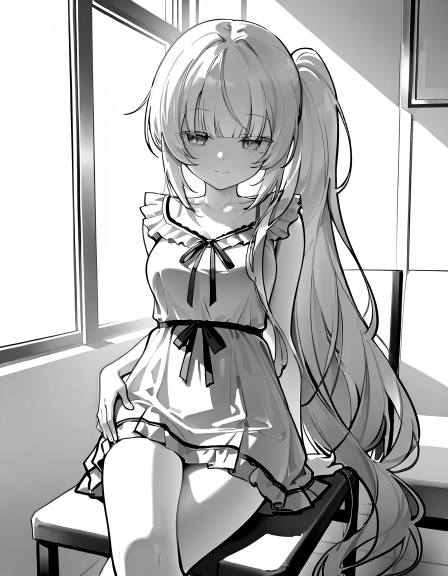
#> input picture designs/nyalume-home-art/images/manga.webp, 896 x 1152 px (shown at 1/2 size)
$ python pet_skin_cut.py ../../designs/nyalume-home-art/images/manga.webp
#> lines starting #> are read from the running program, lines starting #| are printed output that depends on the picture; after the words box and inside, x2 and y2 are one past the last pixel; in counts of white or black regions, pixels touching at a corner belong together
"""把 ComfyUI 生成的纯色背景图处理成桌宠透明 PNG 皮肤。

用法：
    python build_skin.py <input.png> [input2.png ...]

处理：自动采样图片边框的背景主色 → 只删除“从边缘连进来的背景连通区域”
（避免误伤主体内部的相似色，如腮红/白毛高光）→ 边缘柔化 →
裁掉空边 → 缩放到正方形画布（默认 300x300）→ 输出
user_pets/nyalume/idle_<n>.png + _preview_<n>.png（棋盘格预览）。

--hard / --soft 控制删除阈值，出图不理想时再调。
"""

import argparse
from pathlib import Path

import numpy as np
from scipy import ndimage
from PIL import Image, ImageDraw

OUT_DIR = Path(__file__).resolve().parent


def border_key_rgb(img: Image.Image) -> np.ndarray:
    """取 8px 边框的均值作为背景主色。"""
    a = np.asarray(img.convert("RGB"), dtype=np.float32)
    border = np.concatenate(
        [
            a[:8].reshape(-1, 3),
            a[-8:].reshape(-1, 3),
            a[:, :8].reshape(-1, 3),
            a[:, -8:].reshape(-1, 3),
        ]
    )
    return border.mean(axis=0)


def make_transparent(
    img: Image.Image, key_rgb, hard: int, soft: int, adaptive: bool = False
) -> Image.Image:
    img = img.convert("RGBA")
    arr = np.asarray(img, dtype=np.float32).copy()
    rgb = arr[:, :, :3]
    if adaptive:
        # 缩到小图做中值滤波估计“局部背景色”，再放大回原尺寸，
        # 可容忍纯色底的轻微渐变/色带，又不至于太慢。
        small_rgb = Image.fromarray(
            arr[:, :, :3].astype(np.uint8)
        ).resize((256, 256), Image.BILINEAR)
        small_arr = np.asarray(small_rgb, dtype=np.float32)
        bg_small = ndimage.median_filter(small_arr, size=(17, 17, 1))
        bg_img = Image.fromarray(bg_small.astype(np.uint8)).resize(
            (rgb.shape[1], rgb.shape[0]), Image.BILINEAR
        )
        key = np.asarray(bg_img, dtype=np.float32)
    else:
        key = np.broadcast_to(
            np.asarray(key_rgb, dtype=np.float32)[None, None, :], rgb.shape
        )
    dist = np.linalg.norm(rgb - key, axis=2)
    h, w = dist.shape

    core_bg = dist < hard
    seed = np.zeros_like(core_bg)
    seed[0, :] = core_bg[0, :]
    seed[-1, :] = core_bg[-1, :]
    seed[:, 0] = core_bg[:, 0]
    seed[:, -1] = core_bg[:, -1]
    bg = ndimage.binary_propagation(seed, mask=core_bg, structure=np.ones((3, 3)))

    # 背景全透明；紧贴背景的半透明过渡带；主体其余部分不透明。
    alpha = np.full((h, w), 255.0, dtype=np.float32)
    alpha[bg] = 0.0
    fringe = (~bg) & (dist < hard + soft)
    if fringe.any():
        alpha[fringe] = (
            np.clip((dist[fringe] - hard) / max(soft, 1), 0.0, 1.0) * 255.0
        )
    alpha = ndimage.gaussian_filter(alpha, sigma=0.8)
    alpha = np.clip(alpha, 0.0, 255.0)
    arr[:, :, 3] = np.minimum(arr[:, :, 3], alpha)
    return Image.fromarray(arr.astype(np.uint8), "RGBA")


def trim_and_square(img: Image.Image, canvas: int) -> Image.Image:
    bbox = img.getbbox()
    if not bbox:
        raise ValueError("图片全透明，无法成皮肤")
    img = img.crop(bbox)
    w, h = img.size
    side = max(w, h)
    padded = Image.new("RGBA", (side, side), (0, 0, 0, 0))
    padded.paste(img, ((side - w) // 2, (side - h) // 2))
    return padded.resize((canvas, canvas), Image.LANCZOS)


def checker_preview(img: Image.Image) -> Image.Image:
    size = 32
    w, h = img.size
    base = Image.new("RGB", (w, h), "#ffffff")
    draw = ImageDraw.Draw(base)
    for y in range(0, h, size):
        for x in range(0, w, size):
            if (x // size + y // size) % 2:
                draw.rectangle([x, y, x + size - 1, y + size - 1], fill="#cccccc")
    base.paste(img, (0, 0), img)
    return base


def main() -> None:
    parser = argparse.ArgumentParser()
    parser.add_argument("inputs", nargs="+", help="ComfyUI 输出的 PNG 路径")
    parser.add_argument("--hard", type=int, default=45,
                        help="与背景色差小于该值的边缘像素判为背景")
    parser.add_argument("--soft", type=int, default=60,
                        help="背景色差在该区间内的边缘像素做半透明过渡")
    parser.add_argument("--canvas", type=int, default=300)
    parser.add_argument("--prefix", default="idle_",
                        help="输出文件名前缀，如 chibi_")
    parser.add_argument("--adaptive", action="store_true",
                        help="用局部背景色估计抠图，容忍渐变背景")
    parser.add_argument("--out", default="",
                        help="输出目录（默认脚本所在目录）")
    args = parser.parse_args()
    out_dir = Path(args.out).resolve() if args.out else OUT_DIR
    out_dir.mkdir(parents=True, exist_ok=True)

    for i, path in enumerate(args.inputs, start=1):
        src = Image.open(path)
#> src is the input picture: PIL image 896x1152 RGB; mean R, G, B 179.7, 179.7, 179.7
        key_rgb = border_key_rgb(src)
#> key_rgb = [178.3, 178.3, 178.3]
        cut = make_transparent(src, key_rgb, args.hard, args.soft, args.adaptive)
#> in make_transparent, `dist = np.linalg.norm(rgb - key, axis=2)`:
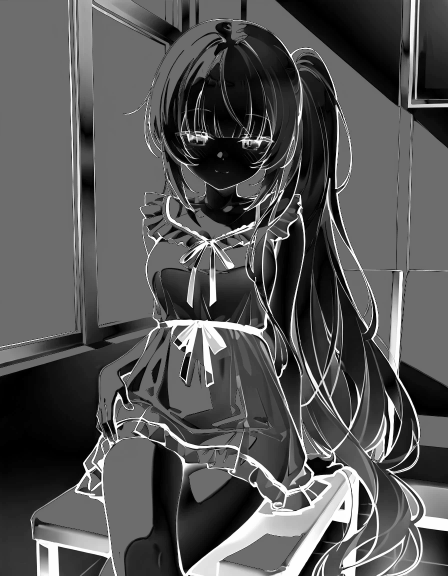
#> dist: shape (1152, 896) float32 (shown at 1/2 size); min 0.458, max 308.8, mean 104.9; drawn with min black and max white
#> in make_transparent, `core_bg = dist < hard`:
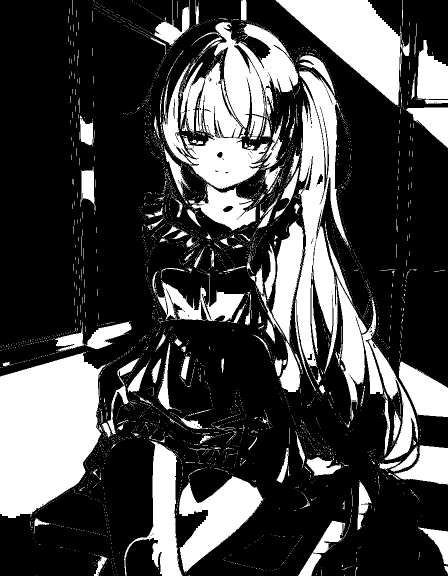
#> core_bg: shape (1152, 896) bool (shown at 1/2 size); 28% white; 4081 white regions (3888 under 20 px), largest, box (x1, y1, x2, y2) and area: (0, 704, 213, 1036) 51703, (590, 142, 702, 782) 30112, (551, 0, 801, 211) 24574
#> in make_transparent, `seed[0, :] = core_bg[0, :]`: seed: shape (1152, 896) bool; 0.02% white in thin lines or dots, all inside (x1, y1, x2, y2) = (145, 0, 806, 1)
#> in make_transparent, `seed[-1, :] = core_bg[-1, :]`: seed: shape (1152, 896) bool; 0.03% white in thin lines or dots, all inside (x1, y1, x2, y2) = (73, 0, 806, 1152)
#> in make_transparent, `seed[:, 0] = core_bg[:, 0]`: seed: shape (1152, 896) bool; 0.05% white in thin lines or dots, all inside (x1, y1, x2, y2) = (0, 0, 806, 1152)
#> in make_transparent, `seed[:, -1] = core_bg[:, -1]`:
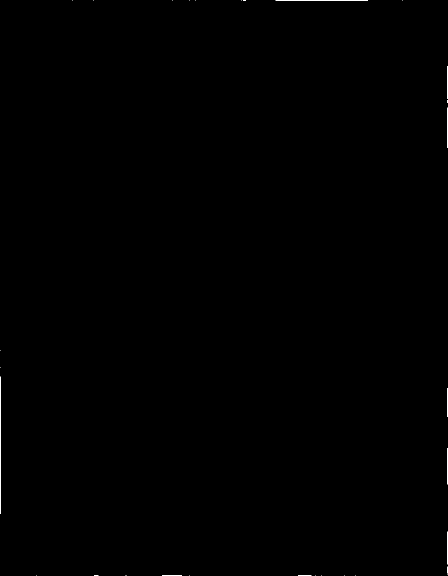
#> seed: shape (1152, 896) bool (shown at 1/2 size); 0.09% white in thin lines or dots
#> in make_transparent, `bg = ndimage.binary_propagation(seed, mask=core_bg, structure=np.ones(..`: bg: shape (1152, 896) bool; 11.3% white; 27 white regions (9 under 20 px), largest, box (x1, y1, x2, y2) and area: (0, 704, 213, 1036) 51703, (551, 0, 801, 211) 24574, (248, 882, 366, 1152) 11960
#> in make_transparent, `fringe = (~bg) & (dist < hard + soft)`:
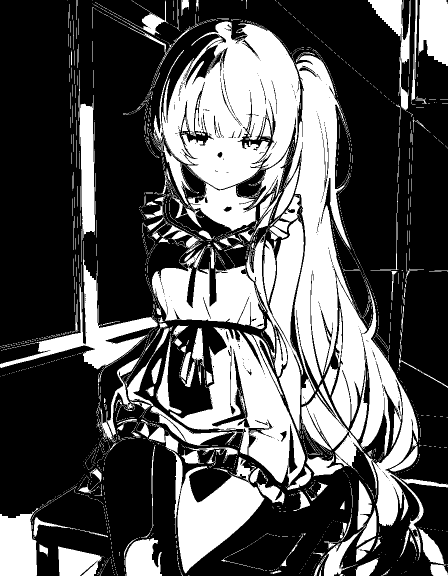
#> fringe: shape (1152, 896) bool (shown at 1/2 size); 34.2% white; 2617 white regions (2348 under 20 px), largest, box (x1, y1, x2, y2) and area: (566, 111, 847, 1120) 81279, (324, 43, 600, 379) 57378, (340, 654, 610, 972) 30053
#> in make_transparent, `alpha[fringe] = ( np.clip((dist[fringe] - hard) / max(soft, 1), 0.0, 1..`:
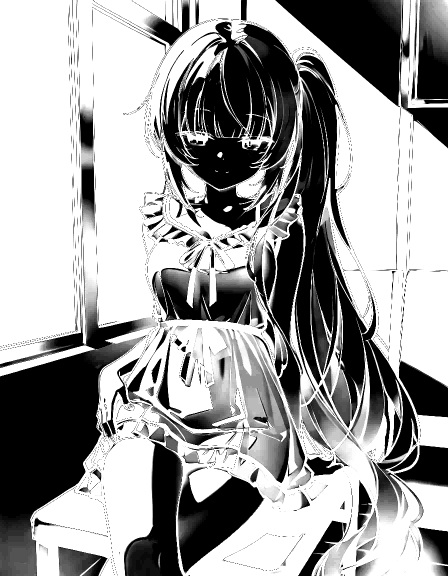
#> alpha: shape (1152, 896) float32 (shown at 1/2 size); min 0, max 255, mean 159.1
#> in make_transparent, `arr[:, :, 3] = np.minimum(arr[:, :, 3], alpha)`:
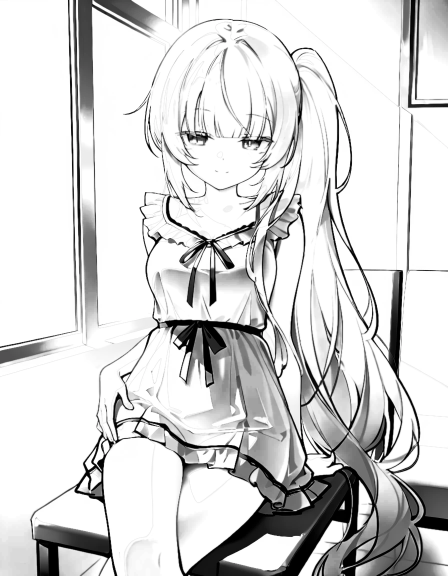
#> arr: shape (1152, 896, 4) float32 (shown at 1/2 size); mean R, G, B, A 180, 180, 180, 159.5; transparent parts drawn white
        final = trim_and_square(cut, args.canvas)
#> in trim_and_square, `bbox = img.getbbox()`: bbox = (0, 0, 896, 1152)
#> in trim_and_square, `padded = Image.new("RGBA", (side, side), (0, 0, 0, 0))`: padded: PIL image 1152x1152 RGBA; every value is 0
        out = out_dir / f"{args.prefix}{i}.png"
        prev = out_dir / f"_{args.prefix}{i}.png"
        final.save(out)
        checker_preview(final).save(prev)
#> in checker_preview, `base = Image.new("RGB", (w, h), "#ffffff")`: base: PIL image 300x300 RGB; every value is 255
#> in checker_preview, `base.paste(img, (0, 0), img)`:
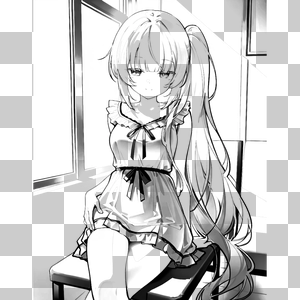
#> base: PIL image 300x300 RGB; mean R, G, B 208.9, 208.9, 208.9
        print(
            f"saved {out}  preview {prev}  "
            f"(key={tuple(round(float(x)) for x in key_rgb)} "
            f"hard={args.hard} soft={args.soft})"
        )
#| saved tools/nyalume_pipeline/idle_1.png  preview tools/nyalume_pipeline/_idle_1.png  (key=(178, 178, 178) hard=45 soft=60)


if __name__ == "__main__":
    main()
